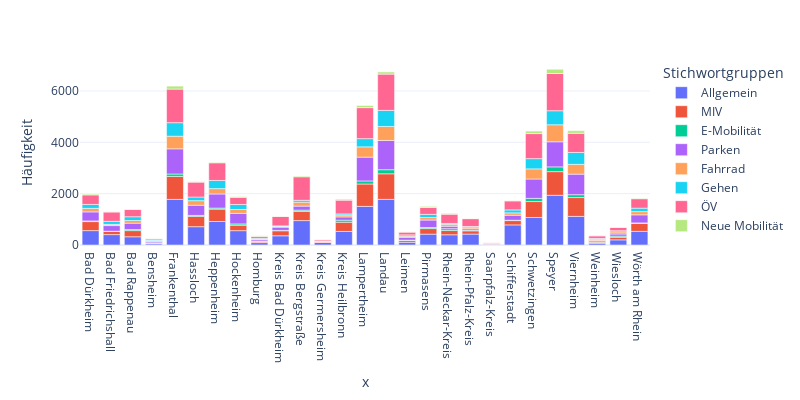

The notebook cell this image was saved under:
### Markdown cell above
Notizen:
* Saarpfalz-Kreis unterscheidet sich stark von den anderen Kommunen
* Ergebnisse zwischen den Kommunen deutlich homogener als bei Häufigkeit von Nennungen

### Code cell
fig = px.bar(df_kommune_gesamt_count,
             x=df_kommune_gesamt.index,
             y=stichwortgruppen,
             # color='kommune',
              # hover_name="kommune",
              labels={
                     "jahr": "Zeit (a)",
                     "Gesamt": "Häufigkeit aller Stichwörter",
                     "kommune": "Kommunen",
                     "variable": "Stichwortgruppen",
                     "value": "Häufigkeit"},
              # render_mode="svg",
              template='plotly_white',
              width=800, 
              height=400
             )
fig.show()

### Figure 1 — Plotly figure (JSON) as saved in the notebook; plotly's stock layout.template omitted (floating-point values rounded to 4 significant figures)
{"data": [{"alignmentgroup": "True", "hovertemplate": "Stichwortgruppen=Allgemein<br>x=%{x}<br>Häufigkeit=%{y}<extra></extra>", "legendgroup": "Allgemein", "marker": {"color": "#636efa", "pattern": {"shape": ""}}, "name": "Allgemein", "offsetgroup": "Allgemein", "orientation": "v", "showlegend": true, "textposition": "auto", "type": "bar", "x": ["Bad Dürkheim", "Bad Friedrichshall", "Bad Rappenau", "Bensheim", "Frankenthal", "Hassloch", "Heppenheim", "Hockenheim", "Homburg", "Kreis Bad Dürkheim", "Kreis Bergstraße", "Kreis Germersheim", "Kreis Heilbronn", "Lampertheim", "Landau", "Leimen", "Pirmasens", "Rhein-Neckar-Kreis", "Rhein-Pfalz-Kreis", "Saarpfalz-Kreis", "Schifferstadt", "Schwetzingen", "Speyer", "Viernheim", "Weinheim", "Wiesloch", "Wörth am Rhein"], "xaxis": "x", "y": [560, 405, 321, 49, 1777, 713, 916, 558, 94, 359, 951, 99, 528, 1505, 1778, 107, 423, 399, 425, 30, 783, 1072, 1936, 1115, 67, 200, 532], "yaxis": "y"}, {"alignmentgroup": "True", "hovertemplate": "Stichwortgruppen=MIV<br>x=%{x}<br>Häufigkeit=%{y}<extra></extra>", "legendgroup": "MIV", "marker": {"color": "#EF553B", "pattern": {"shape": ""}}, "name": "MIV", "offsetgroup": "MIV", "orientation": "v", "showlegend": true, "textposition": "auto", "type": "bar", "x": ["Bad Dürkheim", "Bad Friedrichshall", "Bad Rappenau", "Bensheim", "Frankenthal", "Hassloch", "Heppenheim", "Hockenheim", "Homburg", "Kreis Bad Dürkheim", "Kreis Bergstraße", "Kreis Germersheim", "Kreis Heilbronn", "Lampertheim", "Landau", "Leimen", "Pirmasens", "Rhein-Neckar-Kreis", "Rhein-Pfalz-Kreis", "Saarpfalz-Kreis", "Schifferstadt", "Schwetzingen", "Speyer", "Viernheim", "Weinheim", "Wiesloch", "Wörth am Rhein"], "xaxis": "x", "y": [352, 126, 240, 27, 894, 403, 481, 213, 36, 196, 357, 29, 359, 870, 995, 69, 217, 165, 127, 18, 168, 620, 921, 733, 44, 101, 309], "yaxis": "y"}, {"alignmentgroup": "True", "hovertemplate": "Stichwortgruppen=E-Mobilität<br>x=%{x}<br>Häufigkeit=%{y}<extra></extra>", "legendgroup": "E-Mobilität", "marker": {"color": "#00cc96", "pattern": {"shape": ""}}, "name": "E-Mobilität", "offsetgroup": "E-Mobilität", "orientation": "v", "showlegend": true, "textposition": "auto", "type": "bar", "x": ["Bad Dürkheim", "Bad Friedrichshall", "Bad Rappenau", "Bensheim", "Frankenthal", "Hassloch", "Heppenheim", "Hockenheim", "Homburg", "Kreis Bad Dürkheim", "Kreis Bergstraße", "Kreis Germersheim", "Kreis Heilbronn", "Lampertheim", "Landau", "Leimen", "Pirmasens", "Rhein-Neckar-Kreis", "Rhein-Pfalz-Kreis", "Saarpfalz-Kreis", "Schifferstadt", "Schwetzingen", "Speyer", "Viernheim", "Weinheim", "Wiesloch", "Wörth am Rhein"], "xaxis": "x", "y": [26, 7, 41, 9, 94, 37, 41, 50, 16, 16, 50, 4, 80, 120, 160, 14, 42, 70, 24, 7, 15, 125, 186, 111, 13, 44, 20], "yaxis": "y"}, {"alignmentgroup": "True", "hovertemplate": "Stichwortgruppen=Parken<br>x=%{x}<br>Häufigkeit=%{y}<extra></extra>", "legendgroup": "Parken", "marker": {"color": "#ab63fa", "pattern": {"shape": ""}}, "name": "Parken", "offsetgroup": "Parken", "orientation": "v", "showlegend": true, "textposition": "auto", "type": "bar", "x": ["Bad Dürkheim", "Bad Friedrichshall", "Bad Rappenau", "Bensheim", "Frankenthal", "Hassloch", "Heppenheim", "Hockenheim", "Homburg", "Kreis Bad Dürkheim", "Kreis Bergstraße", "Kreis Germersheim", "Kreis Heilbronn", "Lampertheim", "Landau", "Leimen", "Pirmasens", "Rhein-Neckar-Kreis", "Rhein-Pfalz-Kreis", "Saarpfalz-Kreis", "Schifferstadt", "Schwetzingen", "Speyer", "Viernheim", "Weinheim", "Wiesloch", "Wörth am Rhein"], "xaxis": "x", "y": [352, 218, 247, 47, 980, 396, 549, 411, 59, 123, 157, 10, 127, 927, 1138, 112, 290, 98, 58, 1, 191, 753, 977, 801, 51, 83, 314], "yaxis": "y"}, {"alignmentgroup": "True", "hovertemplate": "Stichwortgruppen=Fahrrad<br>x=%{x}<br>Häufigkeit=%{y}<extra></extra>", "legendgroup": "Fahrrad", "marker": {"color": "#FFA15A", "pattern": {"shape": ""}}, "name": "Fahrrad", "offsetgroup": "Fahrrad", "orientation": "v", "showlegend": true, "textposition": "auto", "type": "bar", "x": ["Bad Dürkheim", "Bad Friedrichshall", "Bad Rappenau", "Bensheim", "Frankenthal", "Hassloch", "Heppenheim", "Hockenheim", "Homburg", "Kreis Bad Dürkheim", "Kreis Bergstraße", "Kreis Germersheim", "Kreis Heilbronn", "Lampertheim", "Landau", "Leimen", "Pirmasens", "Rhein-Neckar-Kreis", "Rhein-Pfalz-Kreis", "Saarpfalz-Kreis", "Schifferstadt", "Schwetzingen", "Speyer", "Viernheim", "Weinheim", "Wiesloch", "Wörth am Rhein"], "xaxis": "x", "y": [137, 47, 105, 39, 493, 177, 209, 153, 31, 29, 152, 4, 72, 401, 545, 42, 97, 75, 69, 3, 95, 395, 663, 381, 43, 81, 124], "yaxis": "y"}, {"alignmentgroup": "True", "hovertemplate": "Stichwortgruppen=Gehen<br>x=%{x}<br>Häufigkeit=%{y}<extra></extra>", "legendgroup": "Gehen", "marker": {"color": "#19d3f3", "pattern": {"shape": ""}}, "name": "Gehen", "offsetgroup": "Gehen", "orientation": "v", "showlegend": true, "textposition": "auto", "type": "bar", "x": ["Bad Dürkheim", "Bad Friedrichshall", "Bad Rappenau", "Bensheim", "Frankenthal", "Hassloch", "Heppenheim", "Hockenheim", "Homburg", "Kreis Bad Dürkheim", "Kreis Bergstraße", "Kreis Germersheim", "Kreis Heilbronn", "Lampertheim", "Landau", "Leimen", "Pirmasens", "Rhein-Neckar-Kreis", "Rhein-Pfalz-Kreis", "Saarpfalz-Kreis", "Schifferstadt", "Schwetzingen", "Speyer", "Viernheim", "Weinheim", "Wiesloch", "Wörth am Rhein"], "xaxis": "x", "y": [154, 120, 147, 27, 526, 143, 318, 193, 26, 22, 74, 2, 44, 319, 627, 51, 125, 33, 20, 0, 115, 399, 547, 464, 39, 47, 137], "yaxis": "y"}, {"alignmentgroup": "True", "hovertemplate": "Stichwortgruppen=ÖV<br>x=%{x}<br>Häufigkeit=%{y}<extra></extra>", "legendgroup": "ÖV", "marker": {"color": "#FF6692", "pattern": {"shape": ""}}, "name": "ÖV", "offsetgroup": "ÖV", "orientation": "v", "showlegend": true, "textposition": "auto", "type": "bar", "x": ["Bad Dürkheim", "Bad Friedrichshall", "Bad Rappenau", "Bensheim", "Frankenthal", "Hassloch", "Heppenheim", "Hockenheim", "Homburg", "Kreis Bad Dürkheim", "Kreis Bergstraße", "Kreis Germersheim", "Kreis Heilbronn", "Lampertheim", "Landau", "Leimen", "Pirmasens", "Rhein-Neckar-Kreis", "Rhein-Pfalz-Kreis", "Saarpfalz-Kreis", "Schifferstadt", "Schwetzingen", "Speyer", "Viernheim", "Weinheim", "Wiesloch", "Wörth am Rhein"], "xaxis": "x", "y": [369, 364, 283, 45, 1308, 579, 687, 280, 72, 366, 916, 54, 536, 1208, 1413, 107, 269, 359, 302, 33, 353, 975, 1449, 746, 98, 125, 367], "yaxis": "y"}, {"alignmentgroup": "True", "hovertemplate": "Stichwortgruppen=Neue Mobilität<br>x=%{x}<br>Häufigkeit=%{y}<extra></extra>", "legendgroup": "Neue Mobilität", "marker": {"color": "#B6E880", "pattern": {"shape": ""}}, "name": "Neue Mobilität", "offsetgroup": "Neue Mobilität", "orientation": "v", "showlegend": true, "textposition": "auto", "type": "bar", "x": ["Bad Dürkheim", "Bad Friedrichshall", "Bad Rappenau", "Bensheim", "Frankenthal", "Hassloch", "Heppenheim", "Hockenheim", "Homburg", "Kreis Bad Dürkheim", "Kreis Bergstraße", "Kreis Germersheim", "Kreis Heilbronn", "Lampertheim", "Landau", "Leimen", "Pirmasens", "Rhein-Neckar-Kreis", "Rhein-Pfalz-Kreis", "Saarpfalz-Kreis", "Schifferstadt", "Schwetzingen", "Speyer", "Viernheim", "Weinheim", "Wiesloch", "Wörth am Rhein"], "xaxis": "x", "y": [33, 8, 12, 9, 115, 23, 20, 25, 23, 10, 30, 3, 38, 83, 85, 10, 41, 33, 7, 0, 6, 97, 166, 102, 14, 15, 18], "yaxis": "y"}], "layout": {"barmode": "relative", "height": 400, "legend": {"title": {"text": "Stichwortgruppen"}, "tracegroupgap": 0}, "margin": {"t": 60}, "width": 800, "xaxis": {"anchor": "y", "autorange": true, "domain": [0, 1], "range": [-0.5, 26.5], "title": {"text": "x"}, "type": "category"}, "yaxis": {"anchor": "x", "autorange": true, "domain": [0, 1], "range": [0, 7205.0], "title": {"text": "Häufigkeit"}, "type": "linear"}}}
